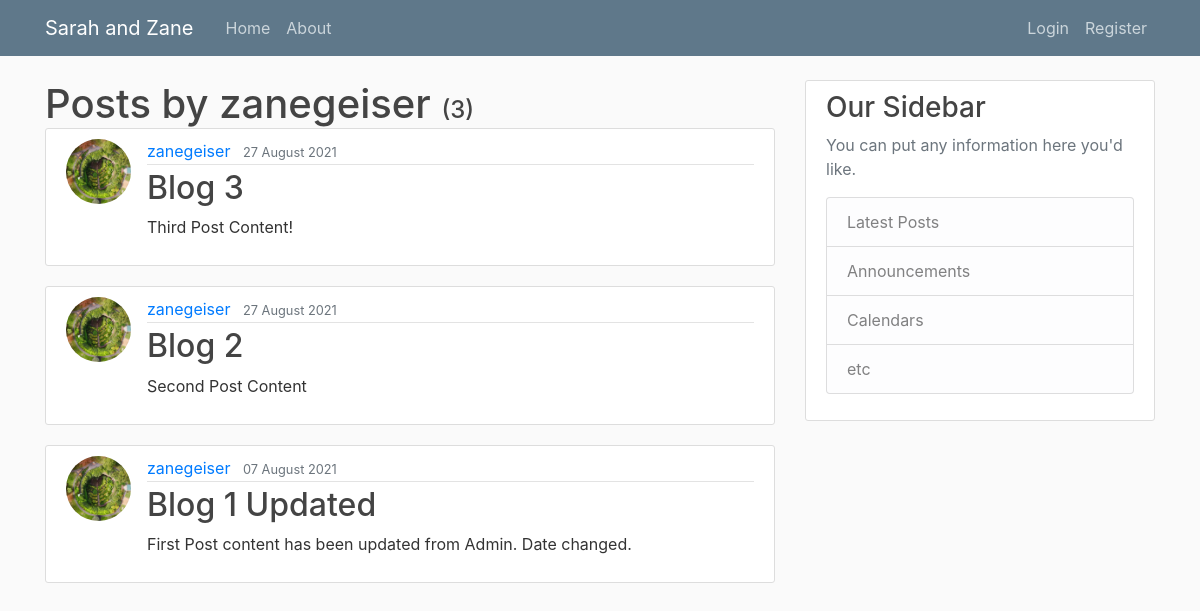
The page /user/zanegeiser on the database as committed earlier.
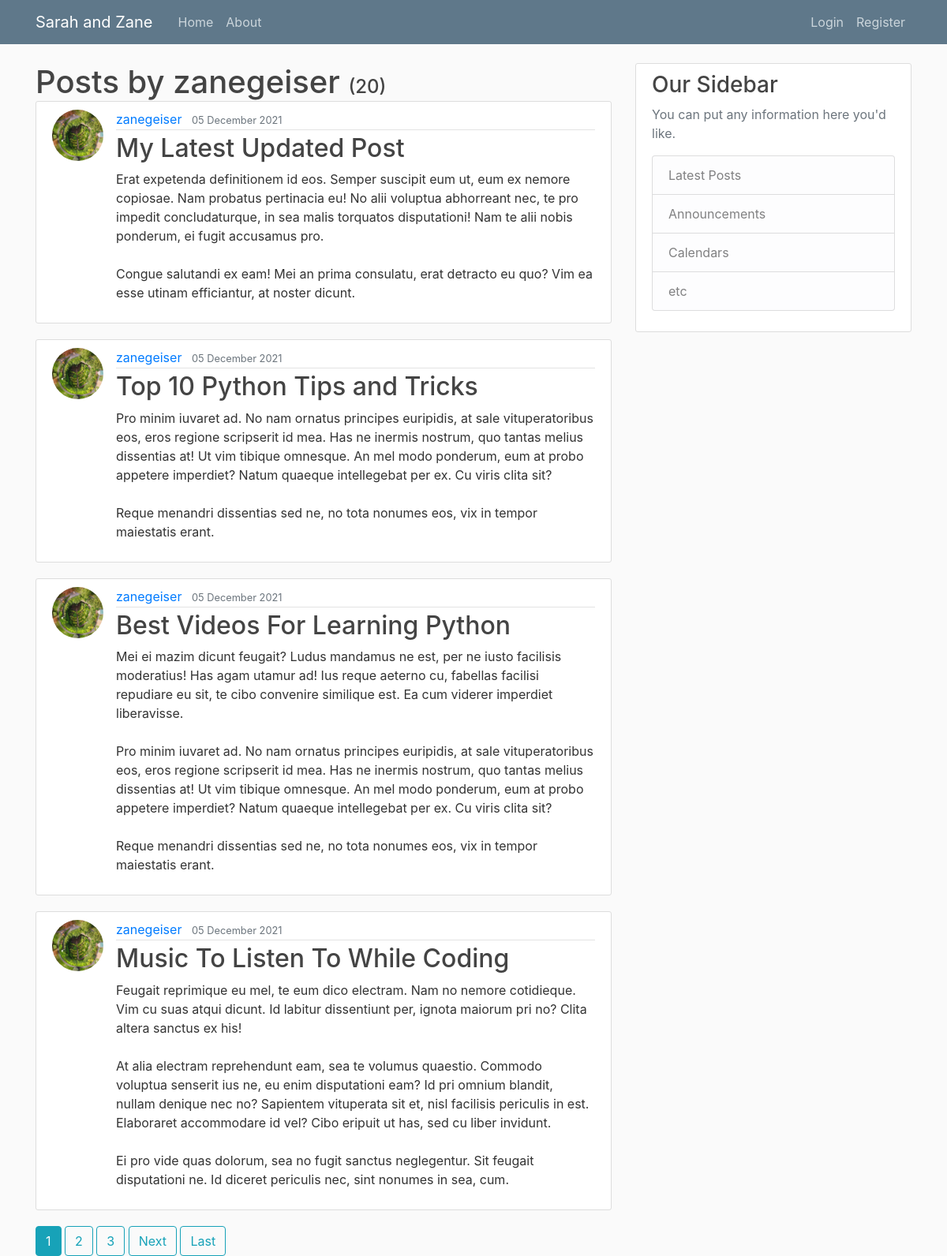
The same page on the database as committed later.
### blog/models.py (models this page shows, shortened)
class Post(models.Model):
    title = models.CharField(max_length=100)
    content = models.TextField()
    date_posted = models.DateTimeField(default=timezone.now)
    author = models.ForeignKey(User, on_delete=models.CASCADE)
    tags = TaggableManager()

### users/models.py (models this page shows, shortened)
class Profile(models.Model):
    user = models.OneToOneField(User, on_delete=models.CASCADE)
    image = models.ImageField(default='default.jpg', upload_to='profile_pics')
    """ def save(self, *args, **kwargs):
        #method currently leaves the previous image on the server.
        #need to figure out how to remove.
        super().save(*args, **kwargs)

        img = Image.open(self.image.path)

        if img.height > 300 or img.width > 300:
            output_size = (300, 300)
            img.thumbnail(output_size)
            img.save(self.image.path) """

### blog/views.py (the view)
# urls.py: path('user/<str:username>', UserPostListView.as_view()  , name='user-posts'),
class UserPostListView(ListView):
    model = Post
    template_name = 'blog/user_posts.html'
    context_object_name = 'posts'
    paginate_by = 4
    def get_queryset(self):
        user = get_object_or_404(User, username=self.kwargs.get('username'))
        return Post.objects.filter(author=user).order_by('-date_posted')

### blog/templates/blog/user_posts.html (shortened to what this page needs)
{% extends "blog/base.html"%}
{% block content %}
    <h1 class="mb-3" style="display: inline;">Posts by {{ view.kwargs.username }} </h1>
    <h4 class="mb-3" style="display: inline;" align="right">({{page_obj.paginator.count}})</h4>
    {% for post in posts %}
        <article class="media content-section">
          <img class="rounded-circle article-img" src="{{ post.author.profile.image.url }}">
          <div class="media-body">
            <div class="article-metadata">
              <a class="mr-2" href="{% url 'user-posts' post.author.username %}">{{ post.author }}</a>
              <small class="text-muted">{{ post.date_posted|date:"d F Y" }}</small>
            </div>
            <h2><a class="article-title" href="{% url 'post-detail' post.id %}">{{ post.title }}</a></h2>
            <p class="article-content">{{ post.content }}</p>
          </div>
        </article>
    {% endfor %}
    {% if is_paginated %}
        {% for num in page_obj.paginator.page_range %}
          {% if page_obj.number == num %}
            <a class="btn btn-info mb4" href="?page={{ num }}">{{ num }}</a>
          {% elif num > page_obj.number|add:'-3' and num < page_obj.number|add:'+3' %}
            <a class="btn btn-outline-info mb4" href="?page={{ num }}">{{ num }}</a>
          {% endif %}
        {% endfor %}
        {% if page_obj.has_next %}
          <a class="btn btn-outline-info mb4" href="?page={{ page_obj.next_page_number }}">Next</a>
          <a class="btn btn-outline-info mb4"href="?page={{ page_obj.paginator.num_pages }}">Last</a>
        {% endif %}
    {% endif %}
{% endblock content %}

Rows that differ between the two databases and show on the page:
no longer on this page (row unchanged): Post: author.profile.image (picture), author "zanegeiser", date_posted "27 August 2021", title "Blog 3", content "Third Post Content!"
no longer on this page (row unchanged): Post: author.profile.image (picture), author "zanegeiser", date_posted "27 August 2021", title "Blog 2", content "Second Post Content"
no longer on this page (row unchanged): Post: author.profile.image (picture), author "zanegeiser", date_posted "07 August 2021", title "Blog 1 Updated", content "First Post content has been updated from Admin. Date changed."
added Post: author.profile.image (picture), author "zanegeiser", date_posted "05 December 2021", title "My Latest Updated Post", content "Erat expetenda definitionem id eos. Semper suscipit eum ut, eum ex nemore copiosae. Nam probatus pertinacia eu! No alii voluptua abhorreant nec, te pro impedit concludaturque, in sea malis torquatos disputationi! Nam te alii nobis ponderum, ei fugit accusamus pro. Congue salutandi ex eam! Mei an prima consulatu, erat detracto eu quo? Vim ea esse utinam efficiantur, at noster dicunt."
added Post: author.profile.image (picture), author "zanegeiser", date_posted "05 December 2021", title "Top 10 Python Tips and Tricks", content "Pro minim iuvaret ad. No nam ornatus principes euripidis, at sale vituperatoribus eos, eros regione scripserit id mea. Has ne inermis nostrum, quo tantas melius dissentias at! Ut vim tibique omnesque. An mel modo ponderum, eum at probo appetere imperdiet? Natum quaeque intellegebat per ex. Cu viris clita sit? Reque menandri dissentias sed ne, no tota nonumes eos, vix in tempor maiestatis erant."
added Post: author.profile.image (picture), author "zanegeiser", date_posted "05 December 2021", title "Best Videos For Learning Python", content "Mei ei mazim dicunt feugait? Ludus mandamus ne est, per ne iusto facilisis moderatius! Has agam utamur ad! Ius reque aeterno cu, fabellas facilisi repudiare eu sit, te cibo convenire similique est. Ea cum viderer imperdiet liberavisse. Pro minim iuvaret ad. No nam ornatus principes euripidis, at sale vituperatoribus eos, eros regione scripserit id mea. Has ne inermis nostrum, quo tantas melius dissentias at! Ut vim tibique omnesque. An mel modo ponderum, eum at probo appetere imperdiet? Natum quaeque intellegebat per ex. Cu viris clita sit? Reque menandri dissentias sed ne, no tota nonumes eos, vix in tempor maiestatis erant."
added Post: author.profile.image (picture), author "zanegeiser", date_posted "05 December 2021", title "Music To Listen To While Coding", content "Feugait reprimique eu mel, te eum dico electram. Nam no nemore cotidieque. Vim cu suas atqui dicunt. Id labitur dissentiunt per, ignota maiorum pri no? Clita altera sanctus ex his! At alia electram reprehendunt eam, sea te volumus quaestio. Commodo voluptua senserit ius ne, eu enim disputationi eam? Id pri omnium blandit, nullam denique nec no? Sapientem vituperata sit et, nisl facilisis periculis in est. Elaboraret accommodare id vel? Cibo eripuit ut has, sed cu liber invidunt. Ei pro vide quas dolorum, sea no fugit sanctus neglegentur. Sit feugait disputationi ne. Id diceret periculis nec, sint nonumes in sea, cum."
Other text that changed with them:
{{ page_obj.paginator.count }}: "3" → "20"
new list line: "1"
new list line: "2"
new list line: "3"
text now shown: "Next Last"
